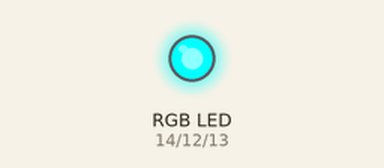
A sketch run on a simulated Arduino Uno, built with avr-gcc and run on an emulated ATmega328P. On the bench: an RGB LED mixed from three pins (HIGH = lit).

Above: at 0.2 s.
At 1.2 s:
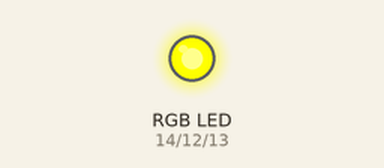
At 2.7 s:
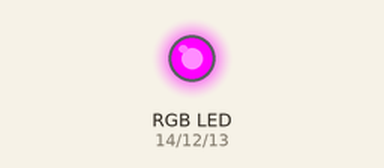
At 3.7 s:
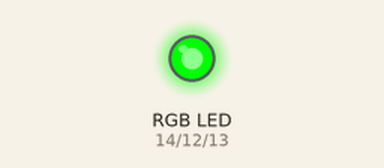
Timing chart, 0 to 4.6 s (numbered marks = the images above):
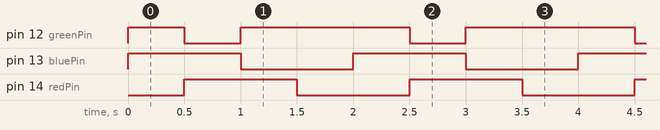

Measured:
- by itself, pin 12 (greenPin): repeats every 2.0 s: LOW 0.50 s, HIGH 1.5 s
- by itself, pin 13 (bluePin), pin 14 (redPin): alternates HIGH for 1.0 s and LOW for 1.0 s
- by itself, everything shown: repeats every 2.0 s, in 4 steps

The sketch:

LED_RGB.ino
```cpp
/*
 * Taller IoT PUCP Verano 2019
 * Trabajando con un LED RGB
 *
 * Se configura un LED RGB para que muestre diferentes
 * colores de acuerdo a la configuración dada por el
 * valor RGB.
 */

int redPin = 14; // GPIO14 = D5, color rojo
int greenPin = 12; // GPIO12 = D6, color verde
int bluePin = 13; // GPIO13 = D7, color azul

void setup() {
  // Se definen todos los pines como OUTPUT
  pinMode(redPin, OUTPUT);
  pinMode(greenPin, OUTPUT);
  pinMode(bluePin, OUTPUT);
}

void loop() {
  /*
   * Se usa esta función para asignar un color
   * (rojo, verde, azul).
   * Se pueden usar valores de 0 - 255.
   */
  setColor(255, 0, 0); // Completamente rojo
  delay(500); // Se espera medio segundo antes de pasar al siguiente color
  setColor(0, 255, 0);  // Completamente verde
  delay(500);
  setColor(0, 0, 255); // Completamente azul
  delay(500);
  setColor(255, 0, 255);  // Rojo y azul al máximo
  delay(500);
  /* Si desean agregar nuevos colores usen la siguiente página
   * https://htmlcolorcodes.com/color-names/
   */
}

void setColor(long red, long green, long blue) {
  /*
   * Los valores que se deben escribir al final
   * tienen que estar en el rango de 0 - 1024.
   * Por lo tanto, se multiplica el valor dado
   * de 0 - 255 por el factor de dividir
   * 1024 entre 255.
   */
  long factor = 1023.0/255.0;
  red = red * factor;
  green = green * factor;
  blue = blue * factor;

  /*
   * El LED RGB con el que se trabaja funciona con un
   * ánodo común, por lo que los valores tienen que
   * estar invertidos para que funcione correctamente
   * (0 = mayor intensidad, 255 = menor intensidad).
   */
  red = 1024 - red;
  green = 1024 - green;
  blue = 1024 - blue;

  // Se escribe el valor deseado a cada pin del LED.
  analogWrite(redPin, red);
  analogWrite(greenPin, green);
  analogWrite(bluePin, blue);
}
```
